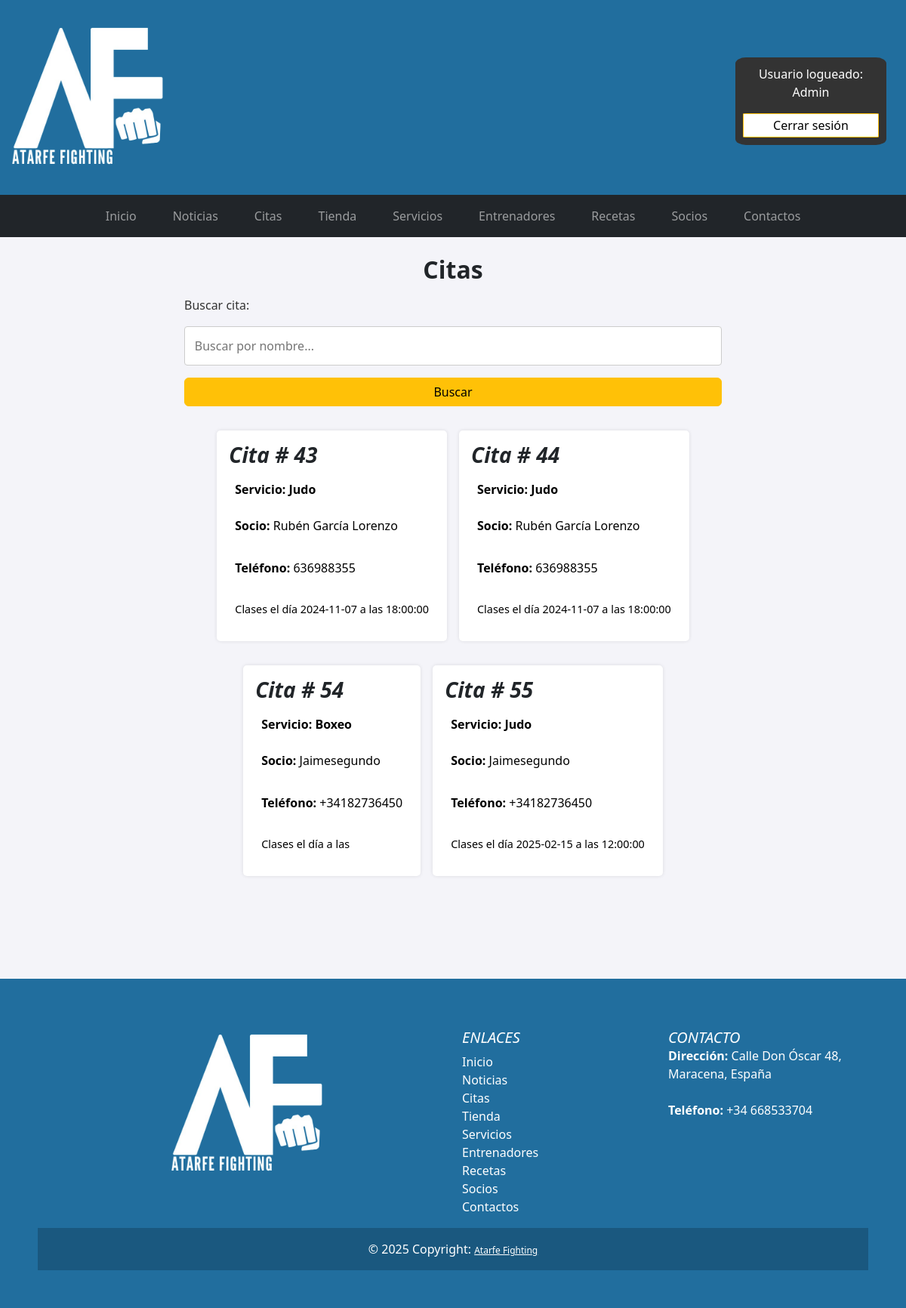
The app's page /php/cita/buscarcita.php (signed in) with its own data.
### tables this page shows
CREATE TABLE `cita` (
  `id_cita` int(11) NOT NULL,
  `codigo_socio` int(11) DEFAULT NULL,
  `codigo_servicio` int(11) DEFAULT NULL,
  `fecha` date DEFAULT NULL,
  `hora` time DEFAULT NULL,
  `estado` tinyint(1) NOT NULL
);

CREATE TABLE `servicio` (
  `codigo_servicio` int(11) NOT NULL,
  `descripcion` varchar(255) NOT NULL,
  `precio` int(11) DEFAULT NULL,
  `duracion` int(11) DEFAULT NULL,
  `imagen` varchar(255) DEFAULT NULL
);

CREATE TABLE `socio` (
  `id_socio` int(11) NOT NULL,
  `nombre` varchar(100) NOT NULL,
  `edad` int(11) DEFAULT NULL,
  `contrasena` varchar(255) NOT NULL,
  `usuario` varchar(50) NOT NULL,
  `telefono` varchar(15) DEFAULT NULL,
  `foto` varchar(255) DEFAULT NULL,
  `tipo` enum('socio','admin') NOT NULL DEFAULT 'socio'
);

### php/cita/buscarcita.php (the view, shortened to what this page needs)
<?php
include '../esencial/conexion.php';
?>
<!DOCTYPE html>
<html lang="es">
<head>
    <link rel="stylesheet" href="../../css/styles.css">
    <link rel="stylesheet" href="https://cdn.jsdelivr.net/npm/bootstrap@5.3.3/dist/css/bootstrap.min.css">
</head>
<body style="background:#f4f4f9">
    <?php include '../esencial/header.php' ?>
    <?php
    $nombre = $_SESSION["nombre"];
    if (isset($_SESSION["nombre"]) && $pagina_actual == "buscarcita.php" && $_SESSION["tipo"] == "admin") {
        $busqueda = $_POST['busqueda'];
        $query = "SELECT c.id_cita, s.nombre, s.telefono, ss.descripcion, c.fecha, c.hora
FROM cita c
INNER JOIN socio s ON c.codigo_socio = s.id_socio
INNER JOIN servicio ss ON c.codigo_servicio = ss.codigo_servicio
WHERE s.nombre LIKE '%$busqueda%' OR ss.descripcion LIKE '%$busqueda%' OR c.fecha LIKE '%$busqueda%' ORDER BY `c`.`id_cita` ASC";
    } else {
        $query = "SELECT c.id_cita, s.nombre, s.telefono, ss.descripcion, c.fecha, c.hora
    FROM cita c
    INNER JOIN socio s ON c.codigo_socio = s.id_socio
    INNER JOIN servicio ss ON c.codigo_servicio = ss.codigo_servicio
    WHERE s.usuario = '$nombre' ORDER BY `c`.`id_cita` ASC";
    };
    $stmt = $conexion->prepare($query);
    $stmt->execute();
    $stmt->bind_result($codigo_cita, $nombre, $telefono, $descripcion, $fecha, $hora);
    ?>
    <main>
        <h2 style="font-weight: bold;">Citas</h2>
        <?php if (isset($_SESSION["nombre"]) && $pagina_actual == "buscarcita.php" && $_SESSION["tipo"] == "admin") {
        ?>
            <form method="post" action="buscarcita.php">
                <label for="busqueda">Buscar cita:</label>
                <input type="text" id="busqueda" name="busqueda" placeholder="Buscar por nombre...">
                <button class="btn btn-warning" type="button|submit">Buscar</button>
            </form>
        <?php
        } ?>
        <div class="socio-container">
            <?php
            while ($stmt->fetch()) {
                echo "<div class='cita-item'>";
                echo "<div class='cita-content'>";
                echo "<h3 class='cita-title'>Cita # $codigo_cita </h3>";
                echo "<p class='cita-title'><strong>Servicio:</strong>  $descripcion </p>";
                echo "<p><strong>Socio:</strong>  $nombre </p>";
                echo "<p><strong>Teléfono:</strong> $telefono</p>";
                echo "<p class='cita-timetable'> Clases el día  $fecha a las $hora </p>";
                echo "</div>";
                echo "</div>";
            }
            ?>
        </div>
    </main>
</body>
<?php include '../esencial/footer.php';
exit();
?>

### css/styles.css (style rules this page uses)
* { margin: 0; padding: 0; box-sizing: border-box; font-family: Markazi, "Helvetica Neue", Helvetica, Arial, ; }
body { line-height: 1.6; }
main { background: #f4f4f9; width: 65%; padding-bottom: auto; margin: 0px auto; padding: 2%; padding-bottom: 10%; }
main p { font-size: 1rem; padding: 0.5rem; color: black; border: 0; border-radius: 4px; margin-bottom: 1rem; }
main h2 { font-weight: bold; font-size: 2rem; margin-bottom: 1rem; font-weight: bold; text-align: center; }
h2 { color: #333; }
h3, h5 { font-style: oblique; }
form { display: flex; flex-direction: column; gap: 1rem; margin: 10px; }
form label { color: #333; }
form input[type="text"], form input[type="email"], form input[type="password"], form input[type="number"], form textarea { width: 100%; padding: 0.8rem; border: 1px solid #ccc; border-radius: 4px; font-size: 1rem; }
p { font-size: 1rem; padding: 0.5rem; color: #155724; border: 1px solid #c3e6cb; border-radius: 4px; margin-bottom: 1rem; }
.socio-container { display: flex; flex-wrap: wrap; gap: 1rem; justify-content: center; margin-top: 2rem; }

### php/cita/buscarcita.php (style rules this page uses)
.cita-item { background: #fff; border-radius: 5px; padding: 1rem; margin-bottom: 1rem; box-shadow: 0 0 5px rgba(0, 0, 0, 0.1); }
.cita-title { font-weight: bold; margin-bottom: 0.5rem; }
.cita-timetable { font-size: 0.9rem; margin-bottom: 0.5rem; }
.cita-content { display: flex; flex-direction: column; }

### records on screen
cita: id_cita "43", codigo_servicio.descripcion "Judo", codigo_socio.nombre "Rubén García Lorenzo", codigo_socio.telefono "636988355", fecha "2024-11-07", hora "18:00:00"
cita: id_cita "44", codigo_servicio.descripcion "Judo", codigo_socio.nombre "Rubén García Lorenzo", codigo_socio.telefono "636988355", fecha "2024-11-07", hora "18:00:00"
cita: id_cita "54", codigo_servicio.descripcion "Boxeo", codigo_socio.nombre "Jaimesegundo", codigo_socio.telefono "+34182736450"
cita: id_cita "55", codigo_servicio.descripcion "Judo", codigo_socio.nombre "Jaimesegundo", codigo_socio.telefono "+34182736450", fecha "2025-02-15", hora "12:00:00"

### other values on screen
$nombre_usuario "Admin"
